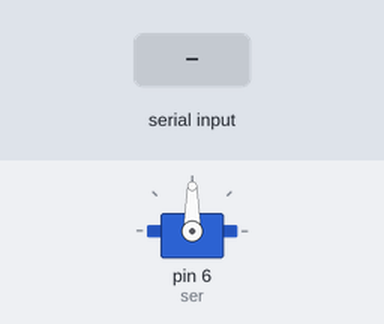
Recording of a sketch running on a simulated Arduino Uno, built with avr-gcc and run on an emulated ATmega328P. Parts: servo. Inputs (shaded band) come from the test bench.

Above: at 1.2 s.
1.3 s: "d" received over Serial
At 2.2 s:
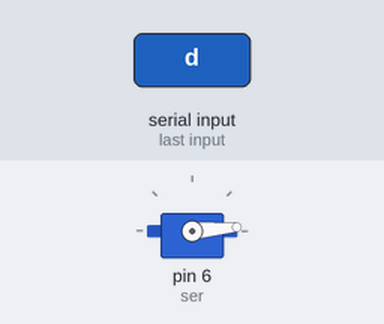
2.8 s: "a" received over Serial
At 3.3 s:
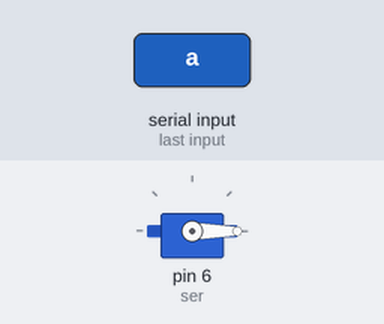
Timing chart, 0 to 5.8 s (numbered marks = the images above; inputs shaded):
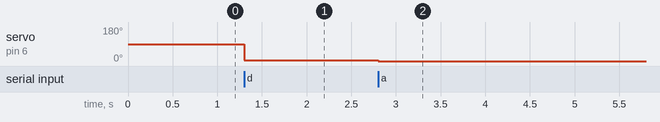

The sketch:

testingservos.ino
```cpp
#include<Servo.h> // include server library
Servo ser; // create servo object to control a servo
int poser = 0; // initial position of server
int val; // initial value of input

void setup() {
  Serial.begin(9600); // Serial comm begin at 9600bps
  ser.attach(6);// server is connected at pin 9
}

void loop() {
  if (Serial.available()) // if serial value is available
  {
    val = Serial.read();// then read the serial value
    if (val == 'd') //if value input is equals to d
    {
      poser += 5; //than position of servo motor increases by 1 ( anti clockwise)
      ser.write(poser);// the servo will move according to position
      delay(15);//delay for the servo to get to the position
     }
    if (val == 'a') //if value input is equals to a
    {
      poser -= 5; //than position of servo motor decreases by 1 (clockwise)
      ser.write(poser);// the servo will move according to position
      delay(15);//delay for the servo to get to the position
    }
  }
}
```

Measured:
- after the input at 1.3 s, servo on pin 6 (ser): 90° → 5° at once
- after the input at 2.8 s, servo on pin 6 (ser): 5° → 0° at once
